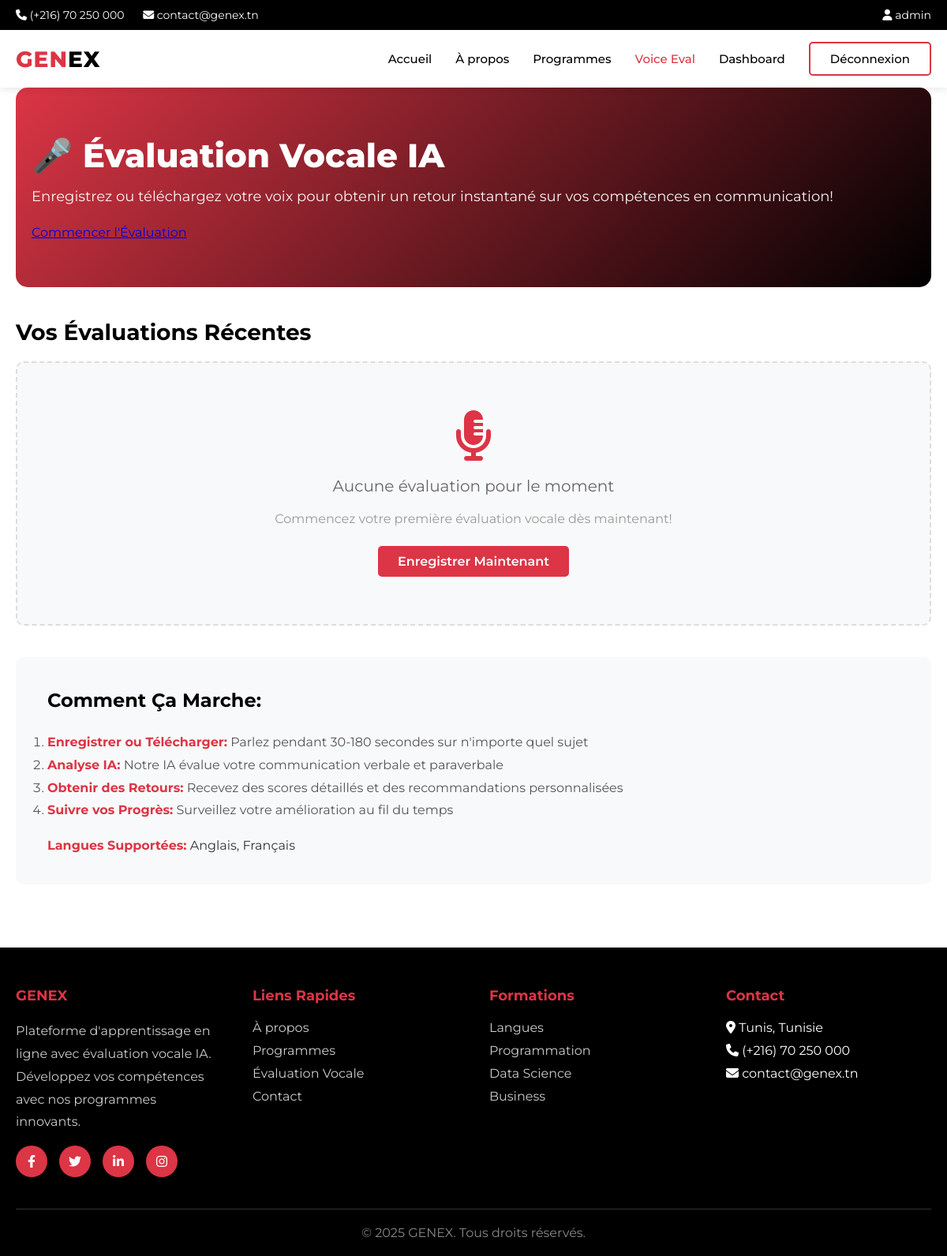
Page /voice/ (signed in) on the earlier database version.
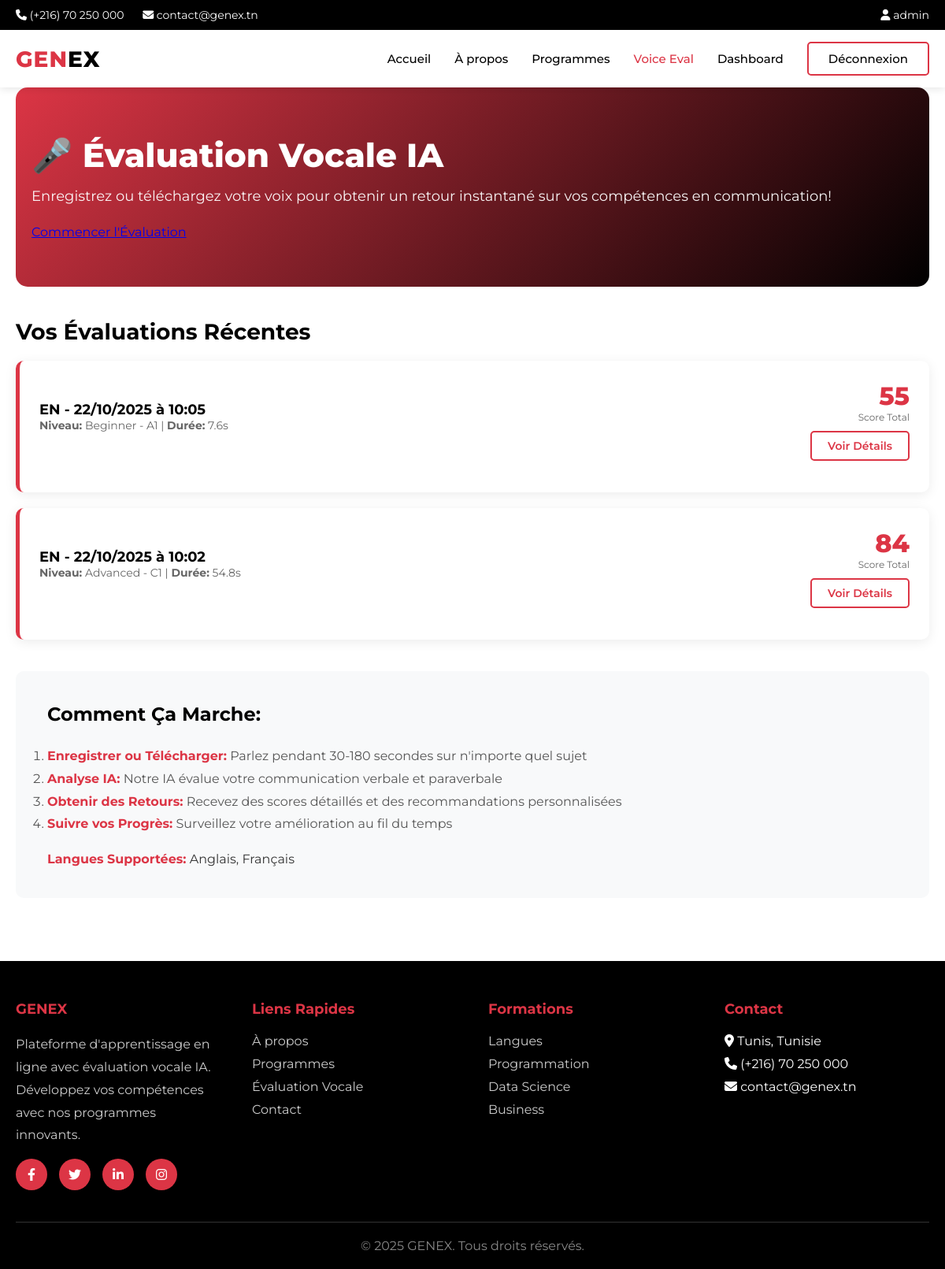
Same page on the later database version.
### users/models.py (models this page shows, shortened)
class User(AbstractUser):
    USER_TYPE_CHOICES = (
        ('admin', 'Admin'),
        ('student', 'Student'),
    )
    LEVEL_CHOICES = (
        ('weak', 'Weak'),
        ('medium', 'Medium'),
        ('advanced', 'Advanced'),
    )
    user_type = models.CharField(max_length=10, choices=USER_TYPE_CHOICES, default='student')
    level = models.CharField(max_length=10, choices=LEVEL_CHOICES, blank=True, null=True)
    student_class = models.CharField(max_length=50, blank=True, null=True)

### voice_eval/models.py (models this page shows, shortened)
class VoiceEvaluation(models.Model):
    LANGUAGE_CHOICES = [
        ('en', 'English'),
        ('fr', 'French'),
    ]
    LEVEL_CHOICES = [
        ('A1', 'Beginner - A1'),
        ('A2', 'Elementary - A2'),
        ('B1', 'Intermediate - B1'),
        ('B2', 'Upper Intermediate - B2'),
        ('C1', 'Advanced - C1'),
        ('C2', 'Proficient - C2'),
    ]
    user = models.ForeignKey(settings.AUTH_USER_MODEL, on_delete=models.CASCADE, related_name='voice_evaluations')
    audio_file = models.FileField(upload_to=voice_upload_path, max_length=500)
    language = models.CharField(max_length=2, choices=LANGUAGE_CHOICES, default='en')
    theme = models.CharField(max_length=200, blank=True, null=True, help_text="Topic or theme of the recording")
    transcription = models.TextField(blank=True, null=True)
    fluency_score = models.FloatField(default=0.0, help_text="Fluency evaluation (0-100)")
    vocabulary_score = models.FloatField(default=0.0, help_text="Vocabulary richness (0-100)")
    structure_score = models.FloatField(default=0.0, help_text="Grammar and structure (0-100)")
    verbal_score = models.FloatField(default=0.0, help_text="Overall verbal score (0-100)")
    pitch_score = models.FloatField(default=0.0, help_text="Pitch variation (0-100)")
    pace_score = models.FloatField(default=0.0, help_text="Speaking pace (0-100)")
    energy_score = models.FloatField(default=0.0, help_text="Voice energy (0-100)")
    paraverbal_score = models.FloatField(default=0.0, help_text="Overall paraverbal score (0-100)")
    originality_score = models.FloatField(default=0.0, help_text="Content originality (0-100)")
    total_score = models.FloatField(default=0.0, help_text="Overall score (0-100)")
    estimated_level = models.CharField(max_length=2, choices=LEVEL_CHOICES, blank=True, null=True)
    feedback = models.JSONField(default=dict, blank=True, help_text="Detailed feedback for the user")
    audio_features = models.JSONField(default=dict, blank=True, help_text="Raw audio features from librosa")
    duration = models.FloatField(default=0.0, help_text="Recording duration in seconds")
    created_at = models.DateTimeField(auto_now_add=True)
    updated_at = models.DateTimeField(auto_now=True)
    processing_status = models.CharField(
        max_length=20,
        choices=[
            ('pending', 'Pending'),
            ('processing', 'Processing'),
            ('completed', 'Completed'),
            ('failed', 'Failed'),
        ],
        default='pending'
    )
    error_message = models.TextField(blank=True, null=True)
    class Meta:
        ordering = ['-created_at']
        indexes = [
            models.Index(fields=['user', '-created_at']),
            models.Index(fields=['processing_status']),
        ]

### voice_eval/views.py (the view)
# urls.py: path('', views.voice_eval_home, name='voice-eval-home'),
@login_required
def voice_eval_home(request):
    evaluations = VoiceEvaluation.objects.filter(
        user=request.user
    ).order_by('-created_at')[:10]
    context = {
        'evaluations': evaluations,
        'user': request.user
    }
    return render(request, 'voice_eval/home.html', context)

### templates/voice_eval/home.html (shortened to what this page needs)
{% extends 'main/base.html' %}
{% block nav_voice %}active{% endblock %}
{% block content %}
<div class="container">
    <div class="voice-hero">
        <h2>🎤 Évaluation Vocale IA</h2>
        <p>Enregistrez ou téléchargez votre voix pour obtenir un retour instantané sur vos compétences en communication!</p>
        <a href="{% url 'voice_eval:voice-eval-record' %}" class="btn-white">Commencer l'Évaluation</a>
    </div>
    <h3 style="font-size: 28px; font-weight: 700; margin-bottom: 20px; color: #000;">Vos Évaluations Récentes</h3>
{% if evaluations %}
<div class="eval-grid">
    {% for eval in evaluations %}
    <div class="eval-card">
        <div class="eval-header">
            <div>
                <h4>{{ eval.language|upper }} - {{ eval.created_at|date:"d/m/Y à H:i" }}</h4>
                <p class="eval-meta">
                    <strong>Niveau:</strong> {{ eval.get_estimated_level_display|default:"En cours..." }}
                    | <strong>Durée:</strong> {{ eval.duration|floatformat:1 }}s
                </p>
            </div>
            <div style="text-align: right;">
                <div class="eval-score">{{ eval.total_score|floatformat:0 }}</div>
                <div style="font-size: 12px; color: #666;">Score Total</div>
                <a href="{% url 'voice_eval:voice-eval-detail' eval.id %}" class="btn-outline-red" style="margin-top: 10px; padding: 8px 20px; font-size: 14px;">Voir Détails</a>
            </div>
        </div>
    </div>
    {% endfor %}
</div>
{% else %}
<div class="empty-state">
    <i class="fas fa-microphone-alt"></i>
    <p style="font-size: 20px; color: #666; margin-bottom: 20px;">Aucune évaluation pour le moment</p>
    <p style="color: #999; margin-bottom: 25px;">Commencez votre première évaluation vocale dès maintenant!</p>
    <a href="{% url 'voice_eval:voice-eval-record' %}" class="btn-red">Enregistrer Maintenant</a>
</div>
{% endif %}
<div class="how-it-works">
    <h4>Comment Ça Marche:</h4>
    <ol style="line-height: 1.8; font-size: 16px;">
        <li><strong>Enregistrer ou Télécharger:</strong> Parlez pendant 30-180 secondes sur n'importe quel sujet</li>
        <li><strong>Analyse IA:</strong> Notre IA évalue votre communication verbale et paraverbale</li>
        <li><strong>Obtenir des Retours:</strong> Recevez des scores détaillés et des recommandations personnalisées</li>
        <li><strong>Suivre vos Progrès:</strong> Surveillez votre amélioration au fil du temps</li>
    </ol>
    <p style="margin-top: 20px;"><strong>Langues Supportées:</strong> Anglais, Français</p>
</div>
</div>
{% endblock %}

### templates/main/base.html (shortened to what this page needs)
{% load static %}
<!doctype html>
<html lang="en">
<head>
    <link rel="stylesheet" href="https://cdnjs.cloudflare.com/ajax/libs/font-awesome/6.4.0/css/all.min.css">
</head>
<body>
    <div class="top-bar">
        <div class="container">
            <div>
                <i class="fas fa-phone"></i> (+216) 70 250 000
                <i class="fas fa-envelope" style="margin-left: 20px;"></i> contact@genex.tn
            </div>
            <div>
                {% if user.is_authenticated %}
                    <a href="{% url 'main:dashboard' %}"><i class="fas fa-user"></i> {{ user.username }}</a>
                {% else %}
                    <a href="{% url 'main:signin' %}">Espace étudiant</a>
                {% endif %}
            </div>
        </div>
    </div>
    <header class="main-header">
        <nav class="navbar">
            <a href="{% url 'main:home' %}" class="logo">
                GEN<span>EX</span>
            </a>
            <ul class="nav-menu">
                <li><a href="{% url 'main:home' %}" class="{% block nav_home %}{% endblock %}">Accueil</a></li>
                <li><a href="{% url 'main:about' %}" class="{% block nav_about %}{% endblock %}">À propos</a></li>
                <li><a href="#" class="{% block nav_courses %}{% endblock %}">Programmes</a></li>
                <li><a href="{% url 'voice_eval:voice-eval-home' %}" class="{% block nav_voice %}{% endblock %}">Voice Eval</a></li>
                {% if user.is_authenticated %}
                    <li><a href="{% url 'main:dashboard' %}">Dashboard</a></li>
                    <li><a href="{% url 'main:signout' %}" class="btn-outline-red">Déconnexion</a></li>
                {% else %}
                    <li><a href="{% url 'main:signin' %}" class="btn-outline-red">Connexion</a></li>
                    <li><a href="{% url 'main:signup' %}" class="btn-red">Inscription</a></li>
                {% endif %}
            </ul>
        </nav>
    </header>
    <main>
        {% block content %}{% endblock %}
    </main>
    <footer class="footer">
        <div class="footer-container">
            <div class="footer-grid">
                <div>
                    <h4>GENEX</h4>
                    <p style="color: #ccc; line-height: 1.8;">
                        Plateforme d'apprentissage en ligne avec évaluation vocale IA.
                        Développez vos compétences avec nos programmes innovants.
                    </p>
                    <div class="social-links">
                        <a href="#"><i class="fab fa-facebook-f"></i></a>
                        <a href="#"><i class="fab fa-twitter"></i></a>
                        <a href="#"><i class="fab fa-linkedin-in"></i></a>
                        <a href="#"><i class="fab fa-instagram"></i></a>
                    </div>
                </div>
                <div>
                    <h4>Liens Rapides</h4>
                    <ul>
                        <li><a href="{% url 'main:about' %}">À propos</a></li>
                        <li><a href="#">Programmes</a></li>
                        <li><a href="{% url 'voice_eval:voice-eval-home' %}">Évaluation Vocale</a></li>
                        <li><a href="#">Contact</a></li>
                    </ul>
                </div>
                <div>
                    <h4>Formations</h4>
                    <ul>
                        <li><a href="#">Langues</a></li>
                        <li><a href="#">Programmation</a></li>
                        <li><a href="#">Data Science</a></li>
                        <li><a href="#">Business</a></li>
                    </ul>
                </div>
                <div>
                    <h4>Contact</h4>
                    <ul>
                        <li><i class="fas fa-map-marker-alt"></i> Tunis, Tunisie</li>
                        <li><i class="fas fa-phone"></i> (+216) 70 250 000</li>
                        <li><i class="fas fa-envelope"></i> contact@genex.tn</li>
                    </ul>
                </div>
            </div>
            <div class="footer-bottom">
                <p>&copy; <script>document.write(new Date().getFullYear());</script> GENEX. Tous droits réservés.</p>
            </div>
        </div>
    </footer>
</body>
</html>

### templates/main/base.html (style rules this page uses)
* { margin: 0; padding: 0; box-sizing: border-box; }
body { font-family: 'Montserrat', sans-serif; background-color: #fff; color: #333; }
.top-bar { background-color: #000; color: #fff; padding: 10px 0; font-size: 14px; }
.top-bar .container { max-width: 1200px; margin: 0 auto; padding: 0 20px; display: flex; justify-content: space-between; align-items: center; }
.top-bar a { color: #fff; text-decoration: none; margin-left: 20px; }
.main-header { background-color: #fff; box-shadow: 0 2px 10px rgba(0,0,0,0.1); position: sticky; top: 0; z-index: 1000; }
.navbar { max-width: 1200px; margin: 0 auto; padding: 15px 20px; display: flex; justify-content: space-between; align-items: center; }
.logo { font-size: 28px; font-weight: 800; color: #dc3545; text-decoration: none; letter-spacing: 1px; }
.logo span { color: #000; }
.nav-menu { display: flex; list-style: none; gap: 30px; align-items: center; }
.nav-menu a { color: #000; text-decoration: none; font-weight: 500; font-size: 15px; transition: color 0.3s; }
.nav-menu a:hover, .nav-menu a.active { color: #dc3545; }
.btn-outline-red { background-color: transparent; color: #dc3545; padding: 10px 25px; border-radius: 5px; text-decoration: none; font-weight: 600; border: 2px solid #dc3545; cursor: pointer; transition: all 0.3s; display: inline-block; }
.footer { background-color: #000; color: #fff; padding: 50px 0 20px; margin-top: 80px; }
.footer-container { max-width: 1200px; margin: 0 auto; padding: 0 20px; }
.footer-grid { display: grid; grid-template-columns: repeat(auto-fit, minmax(250px, 1fr)); gap: 40px; margin-bottom: 40px; }
.footer h4 { color: #dc3545; margin-bottom: 20px; font-size: 18px; }
.footer ul { list-style: none; }
.footer ul li { margin-bottom: 10px; }
.footer a { color: #ccc; text-decoration: none; transition: color 0.3s; }
.footer-bottom { border-top: 1px solid #333; padding-top: 20px; text-align: center; color: #888; }
.social-links { display: flex; gap: 15px; margin-top: 15px; }
.social-links a { width: 40px; height: 40px; background-color: #dc3545; border-radius: 50%; display: flex; align-items: center; justify-content: center; color: #fff; transition: all 0.3s; }
.container { max-width: 1200px; margin: 0 auto; padding: 0 20px; }

### templates/voice_eval/home.html (style rules this page uses)
.voice-hero { background: linear-gradient(135deg, #dc3545 0%, #000 100%); color: #fff; padding: 60px 20px; border-radius: 15px; margin-bottom: 40px; }
.voice-hero h2 { font-size: 42px; font-weight: 800; margin-bottom: 15px; }
.voice-hero p { font-size: 18px; margin-bottom: 25px; opacity: 0.95; }
.eval-grid { display: grid; gap: 20px; margin-bottom: 30px; }
.eval-card { background: #fff; padding: 25px; border-radius: 10px; box-shadow: 0 3px 15px rgba(0,0,0,0.08); border-left: 5px solid #dc3545; transition: all 0.3s; }
.eval-header { display: flex; justify-content: space-between; align-items: center; margin-bottom: 15px; }
.eval-header h4 { margin: 0; font-size: 18px; font-weight: 700; color: #000; }
.eval-score { font-size: 32px; font-weight: 800; color: #dc3545; }
.eval-meta { color: #666; font-size: 14px; margin-bottom: 10px; }
.how-it-works { background: #f8f9fa; padding: 40px; border-radius: 10px; margin-top: 40px; }
.how-it-works h4 { font-size: 24px; font-weight: 700; margin-bottom: 25px; color: #000; }
.how-it-works ol { line-height: 2; color: #555; }
.how-it-works strong { color: #dc3545; }

Differences in the rows shown:
added VoiceEvaluation: language "EN", created_at "22/10/2025 à 10:05", estimated_level "Beginner - A1", duration "7.6", total_score "55"
added VoiceEvaluation: language "EN", created_at "22/10/2025 à 10:02", estimated_level "Advanced - C1", duration "54.8", total_score "84"
Other differences:
text no longer shown: "Aucune évaluation pour le moment Commencez votre première évaluation vocale dès maintenant! Enregistrer Maintenant"
